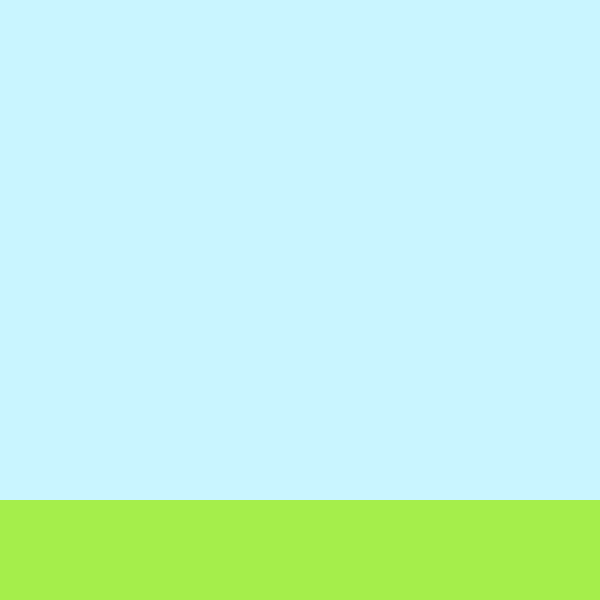
Frame 1 (no input)
Frame 60 (the mouse pressed at the canvas centre just before this capture): identical to frame 1, image omitted
Frame 120 (the mouse held since frame 60 and released just before this capture): identical to frame 1, image omitted

The Processing sketch that drew this single still picture (run headless with seeded random() and noise(); from frame 60 on, the mouse is pressed at the canvas centre):

// Processing sketch: processing_95789
// ── processing_95789.pde

int frame = 0;
int elements = 10000;
float x[] = new float[elements];
float y[] = new float[elements];
int numpoints = 0;

void setup(){
  size(600,600);
  noStroke();
}

void mouseDragged() {
  // add a point to the array:
  x[numpoints] = mouseX;
  y[numpoints] = mouseY;
  // increase the number of points added:
  numpoints += 1;
}

void draw() {
  background(201, 245, 255, 0);
    fill(165,238,75);
  rect(0, 500, 600, 100);
  for (int i = 1; i < numpoints; i++) {
      x[i] += random(-1, 1);
      y[i] += random(-1, 1);
      int size = (frame + i) % 20;
      fill(255,115,random(0,184), random(1, 200));
      ellipse(x[i], y[i], size, size + 10);
    
    float phase = frame / i;
    // move this point:
   // x[i] += phase;
    y[i] += phase % 10;
    
  }
  frame += 1;  
}
